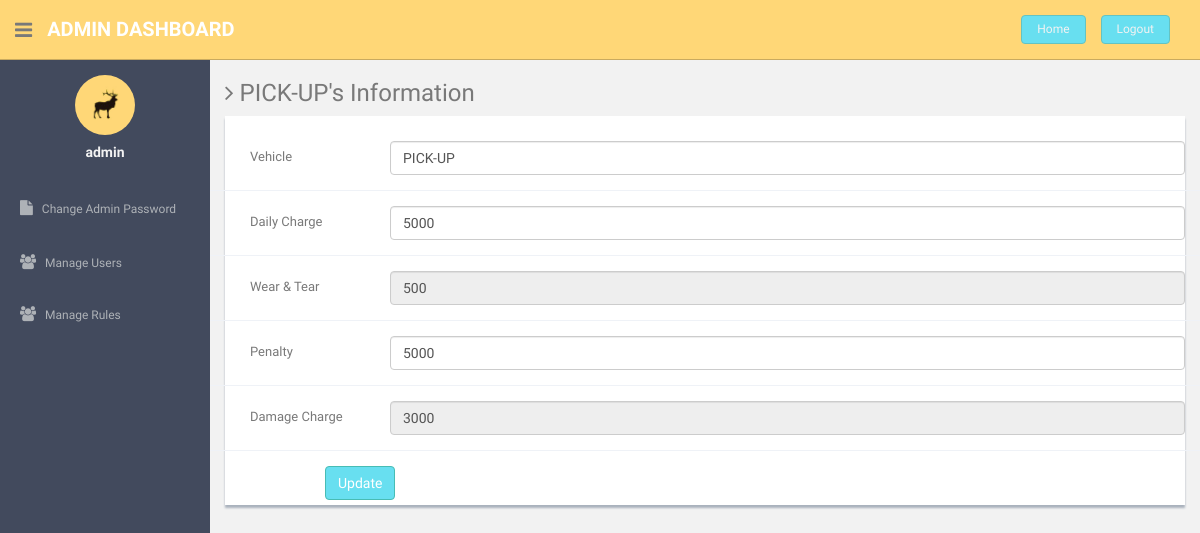
Page /update-rules.php?uid=3 (signed in) on the committed database.
### tables this page shows
CREATE TABLE `rules` (
  `ID` int(2) DEFAULT NULL,
  `VEHICLE` varchar(11) DEFAULT NULL,
  `DAILY-CHARGE` int(5) DEFAULT NULL,
  `WEAR-TEAR` int(4) DEFAULT NULL,
  `LATE-RETURN` int(5) DEFAULT NULL,
  `DAMAGES` int(5) DEFAULT NULL
);

### update-rules.php (the view, shortened to what this page needs)
<?php
include'dbconnection.php';
?>
<!DOCTYPE html>
<html lang="en">
  <head>
    <link href="assets/css/bootstrap.css" rel="stylesheet">
    <link href="assets/font-awesome/css/font-awesome.css" rel="stylesheet" />
    <link href="assets/css/style.css" rel="stylesheet">
    <link href="assets/css/style-responsive.css" rel="stylesheet">
  </head>
  <body>
  <section id="container" >
      <header class="header black-bg">
              <div class="sidebar-toggle-box">
                  <div class="fa fa-bars tooltips" data-placement="right" data-original-title="Toggle Navigation"></div>
              </div>
            <a href="#" class="logo"><b>Admin Dashboard</b></a>
            <div class="top-menu">
              <ul class="nav pull-right top-menu">
                   <li><a class="logout" href="../logout.php">Home</a></li>
                    <li><a class="logout" href="logout.php">Logout</a></li>
              </ul>
            </div>
        </header>
      <aside>
          <div id="sidebar"  class="nav-collapse ">
              <ul class="sidebar-menu" id="nav-accordion">
                  <p class="centered"><a href="#"><img src="assets/img/ui-sam.jpg" class="img-circle" width="60"></a></p>
                  <h5 class="centered"><?php echo $_SESSION['login'];?></h5>
                  <li class="mt">
                      <a href="change-password.php">
                          <i class="fa fa-file"></i>
                          <span>Change Admin Password</span>
                      </a>
                  </li>
                  <li class="sub-menu">
                      <a href="manage-users.php" >
                          <i class="fa fa-users"></i>
                          <span>Manage Users</span>
                      </a>
                  </li>
                  <li class="sub-menu">
                      <a href="manage-rules.php" >
                          <i class="fa fa-users"></i>
                          <span>Manage Rules</span>
                      </a>
                  </li>
              </ul>
          </div>
      </aside>
      <?php $ret=mysqli_query($con,"select * from rules where id='".$_GET['uid']."'");
	  while($row=mysqli_fetch_array($ret))
	  {?>
      <section id="main-content">
          <section class="wrapper">
          	<h3><i class="fa fa-angle-right"></i> <?php echo $row['VEHICLE'];?>'s Information</h3>
				<div class="row">
                  <div class="col-md-12">
                      <div class="content-panel">
                           <form class="form-horizontal style-form" name="form1" method="post" action="" onSubmit="return valid();">
                          <div class="form-group">
                              <label class="col-sm-2 col-sm-2 control-label" style="padding-left:40px;">Vehicle</label>
                              <div class="col-sm-10">
                                  <input type="text" class="form-control" name="VEHICLE" value="<?php echo $row['VEHICLE'];?>" >
                              </div>
                          </div>
                              <div class="form-group">
                              <label class="col-sm-2 col-sm-2 control-label" style="padding-left:40px;">Daily Charge</label>
                              <div class="col-sm-10">
                                  <input type="text" class="form-control" name="DAILY-CHARGE" value="<?php echo $row['DAILY-CHARGE'];?>" >
                              </div>
                          </div>
                              <div class="form-group">
                              <label class="col-sm-2 col-sm-2 control-label" style="padding-left:40px;">Wear &amp; Tear </label>
                              <div class="col-sm-10">
                                  <input type="text" class="form-control" name="WEAR-TEAR" value="<?php echo $row['WEAR-TEAR'];?>" readonly >
                              </div>
                          </div>
                               <div class="form-group">
                              <label class="col-sm-2 col-sm-2 control-label" style="padding-left:40px;">Penalty</label>
                              <div class="col-sm-10">
                                  <input type="text" class="form-control" name="LATE-RETURN" value="<?php echo $row['LATE-RETURN'];?>" >
                              </div>
                          </div>
                            <div class="form-group">
                              <label class="col-sm-2 col-sm-2 control-label" style="padding-left:40px;">Damage Charge</label>
                              <div class="col-sm-10">
                                  <input type="text" class="form-control" name="DAMAGES" value="<?php echo $row['DAMAGES'];?>" readonly >
                              </div>
                          </div>
                          <div style="margin-left:100px;">
                          <input type="submit" name="Submit" value="Update" class="btn btn-theme"></div>
                          </form>
                      </div>
                  </div>
              </div>
		</section>
        <?php } ?>
      </section></section>
  </body>
</html>

### assets/css/style.css (style rules this page uses)
body { color: #797979; background: #f2f2f2; font-family: 'Ruda', sans-serif; padding: 0px !important; margin: 0px !important; font-size:13px; }
ul li { list-style: none; }
a, a:hover, a:focus { text-decoration: none; outline: none; }
#container { width: 100%; height: 100%; }
.btn-theme { color: #fff; background-color: #68dff0; border-color: #48bcb4; }
.centered { text-align: center; }
.mt { margin-top: 25px; }
ul.top-menu > li > .logout { color: #f2f2f2; font-size: 12px; border-radius: 4px; -webkit-border-radius: 4px; border: 1px solid #64c3c2 !important; padding: 5px 15px; margin-right: 15px; background: #68dff0; margin-top: 15px; }
#sidebar { width: 210px; height: 100%; position: fixed; background: #424a5d; }
#sidebar h5 { color: #f2f2f2; font-weight: 700; }
#sidebar ul li { position: relative; }
ul.sidebar-menu , ul.sidebar-menu li ul.sub { margin: -2px 0 0; padding: 0; }
ul.sidebar-menu { margin-top: 75px; }
ul.sidebar-menu li { margin-bottom: 5px; margin-left:10px; margin-right:10px; }
ul.sidebar-menu li.sub-menu { line-height: 15px; }
ul.sidebar-menu li a span { display: inline-block; }
ul.sidebar-menu li a { color: #aeb2b7; text-decoration: none; display: block; padding: 15px 0 15px 10px; font-size: 12px; outline: none; -webkit-transition: all 0.3s ease; -moz-transition: all 0.3s ease; -o-transition: all 0.3s ease; -ms-transition: all 0.3s ease; transition: all 0.3s ease; }
ul.sidebar-menu li a i { font-size: 15px; padding-right: 6px; }
#main-content { margin-left: 210px; }
.header, .footer { min-height: 60px; padding: 0 15px; }
.header { position: fixed; left: 0; right: 0; z-index: 1002; }
.black-bg { background: #ffd777; border-bottom: 1px solid #c9aa5f; }
.wrapper { display: inline-block; margin-top: 60px; padding-left: 15px; padding-right: 15px; padding-bottom: 15px; padding-top: 0px; width: 100%; }
a.logo { font-size: 20px; color: #ffffff; float: left; margin-top: 15px; text-transform: uppercase; }
a.logo b { font-weight: 900; }
#top_menu .nav > li, ul.top-menu > li { float: left; }
ul.top-menu > li > a { color: #666666; font-size: 16px; border-radius: 4px; -webkit-border-radius: 4px; border:1px solid #666666 !important; padding: 2px 6px; margin-right: 15px; }
.sidebar-toggle-box { float: left; padding-right: 15px; margin-top: 20px; }
.sidebar-toggle-box .fa-bars { cursor: pointer; display: inline-block; font-size: 20px; }
.content-panel { background: #ffffff; box-shadow: 0px 3px 2px #aab2bd; padding-top: 15px; padding-bottom: 5px; }
label { font-weight: 400; }
.form-horizontal.style-form .form-group { border-bottom: 1px solid #eff2f7; padding-bottom: 15px; margin-bottom: 15px; }
@media (min-width: 768px) { .form-horizontal .control-label { text-align: left; } }

### rows in the picture
rules: VEHICLE "PICK-UP", DAILY-CHARGE "5000", WEAR-TEAR "500", LATE-RETURN "5000", DAMAGES "3000"

### other values in the picture
$_SESSION['login'] "admin"
